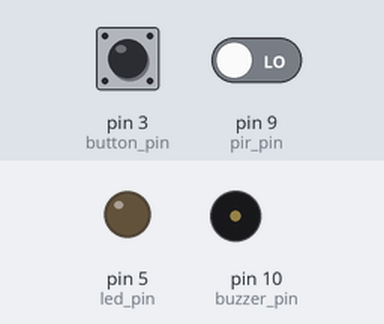
Bench run of a sketch on a simulated Arduino Uno, built with avr-gcc and run on an emulated ATmega328P. Shown: output pins drawn as LEDs (lit = HIGH), buzzer (waves = sounding, pin HIGH). Dashed ring = blinking. Inputs (shaded band) come from the test bench; at power-on: pin 3 (button_pin) HIGH, pin 9 (pir_pin) LOW. Nothing arrives over Bluetooth unless stated; what the sketch prints to the serial monitor is not drawn.

Above: at 1.2 s.
1.3 s: pin 3 (button_pin) pulled LOW for 0.15 s
At 2.6 s:
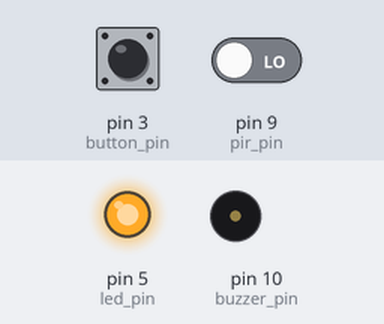
2.9 s: pin 3 (button_pin) pulled LOW for 1 s
At 4.2 s:
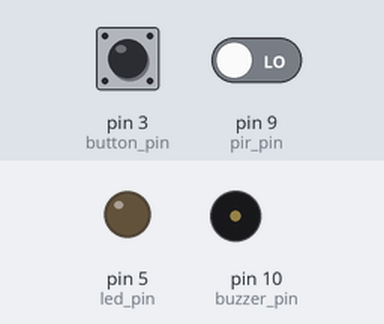
9.9 s: pin 3 (button_pin) pulsed LOW 5 times (0.12 s each, 0.3 s apart)
At 11.5 s:
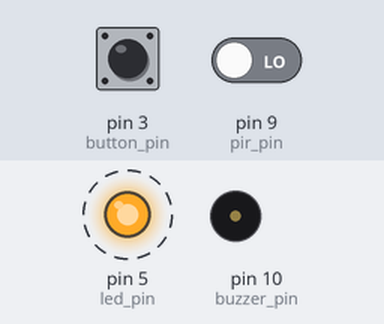
14.4 s: pin 3 (button_pin) driven LOW
At 15.4 s:
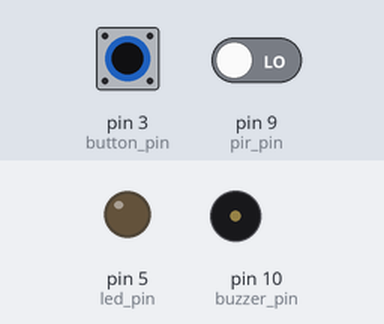
Timing chart, 0 to 17.4 s (numbered marks = the images above; inputs shaded):
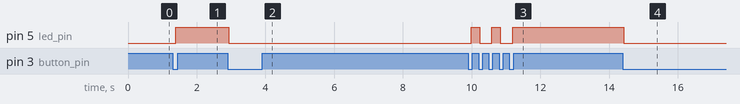

Measured:
- after the input at 1.3 s, pin 5 (led_pin): LOW → HIGH after 0.09 s
- after the input at 2.9 s, pin 5 (led_pin): HIGH → LOW at once
- after the input at 9.9 s, pin 5 (led_pin): alternates HIGH for 0.24 s and LOW for 0.36 s, 5 changes in all, then stays HIGH, starting after 0.09 s
- after the input at 14.4 s, pin 5 (led_pin): HIGH → LOW at once

The sketch:

code.ino
```cpp
#include <ArduinoBLE.h>

const int button_pin = 3;  // Adjust pin numbers as needed
const int buzzer_pin = 10;
const int pir_pin = 9;
const int led_pin = 5; // New LED pin

const char* targetDeviceAddress = "d0:c9:85:e7:a2:e0"; // Adjust the target BLE device address

int buttonState = HIGH;
int lastButtonState = HIGH;
unsigned long lastDebounceTime = 0;
unsigned long debounceDelay = 50;

bool systemActive = false;
bool pirEnabled = true; // Flag to control PIR sensor state
bool ledState = false; // Flag to control LED state

void setup() {
  pinMode(buzzer_pin, OUTPUT);
  pinMode(button_pin, INPUT_PULLUP);
  pinMode(pir_pin, INPUT);
  pinMode(led_pin, OUTPUT); // Initialize LED pin
  digitalWrite(led_pin, LOW); // Ensure LED is initially off
  digitalWrite(pir_pin, LOW);
  digitalWrite(buzzer_pin, LOW); // Ensure buzzer is initially off
  Serial.begin(9600); // Initialize serial communication if needed

  // Initialize BLE
  if (!BLE.begin()) {
    Serial.println("Failed to initialize BLE!");
    while (1);
  }

  Serial.println("Bluetooth® Low Energy Central scan callback");

  // Set the discovered event handle
  BLE.setEventHandler(BLEDiscovered, bleCentralDiscoverHandler);
}

void loop() {
  // Check PIR sensor
  int pirReading = digitalRead(pir_pin); // Read PIR sensor value
  Serial.println("PIR sensor reading: " + String(pirReading)); // Print PIR sensor value

  if (pirReading == HIGH && !systemActive && pirEnabled) {
    // Motion detected, start BLE scanning
    Serial.println("Starting BLE scanning...");
    BLE.scan(true); // Enable duplicates
    systemActive = true;
  }

  // Check button press to toggle system activation, PIR state, and LED state
  int buttonReading = digitalRead(button_pin);

  if (buttonReading != lastButtonState) {
    lastDebounceTime = millis();
  }

  if ((millis() - lastDebounceTime) > debounceDelay) {
    if (buttonReading != buttonState) {
      buttonState = buttonReading;

      if (buttonState == LOW) {
        // Toggle PIR sensor state
        pirEnabled = !pirEnabled;

        // Toggle LED state
        ledState = !ledState;
        digitalWrite(led_pin, ledState ? HIGH : LOW);

        // Stop BLE scanning and turn off buzzer
        Serial.println("Stopping BLE scanning...");
        BLE.stopScan();
        digitalWrite(buzzer_pin, LOW);
        systemActive = false;
      }
    }
  }

  // Check if the second button press occurred and turn off the LED
  if (lastButtonState == LOW && buttonState == HIGH) {
    digitalWrite(led_pin, LOW);
  }

  lastButtonState = buttonReading;

  // Poll the BLE central for events
  BLE.poll();
}

// Callback for BLE discovery
void bleCentralDiscoverHandler(BLEDevice peripheral) {
  // Check if the discovered device is the target
  if (peripheral.address() == targetDeviceAddress) {
    Serial.println("Target device found!");
    // Activate the buzzer until the button is pressed
    digitalWrite(buzzer_pin, HIGH);
  }
}
```
